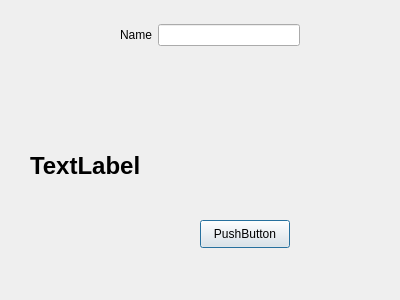
<?xml version="1.0" encoding="UTF-8"?>
<ui version="4.0">
 <class>Dialog</class>
 <widget class="QDialog" name="Dialog">
  <property name="geometry">
   <rect>
    <x>0</x>
    <y>0</y>
    <width>400</width>
    <height>300</height>
   </rect>
  </property>
  <property name="windowTitle">
   <string>Dialog</string>
  </property>
  <widget class="QLabel" name="label_1">
   <property name="geometry">
    <rect>
     <x>30</x>
     <y>130</y>
     <width>331</width>
     <height>71</height>
    </rect>
   </property>
   <property name="font">
    <font>
     <pointsize>18</pointsize>
     <weight>75</weight>
     <bold>true</bold>
    </font>
   </property>
   <property name="text">
    <string>TextLabel</string>
   </property>
  </widget>
  <widget class="QPushButton" name="pushButton">
   <property name="geometry">
    <rect>
     <x>200</x>
     <y>220</y>
     <width>90</width>
     <height>28</height>
    </rect>
   </property>
   <property name="text">
    <string>PushButton</string>
   </property>
  </widget>
  <widget class="QWidget" name="">
   <property name="geometry">
    <rect>
     <x>120</x>
     <y>20</y>
     <width>180</width>
     <height>30</height>
    </rect>
   </property>
   <layout class="QHBoxLayout" name="horizontalLayout">
    <item>
     <widget class="QLabel" name="label">
      <property name="text">
       <string>Name</string>
      </property>
     </widget>
    </item>
    <item>
     <widget class="QLineEdit" name="lineEdit"/>
    </item>
   </layout>
  </widget>
 </widget>
 <resources/>
 <connections/>
</ui>
